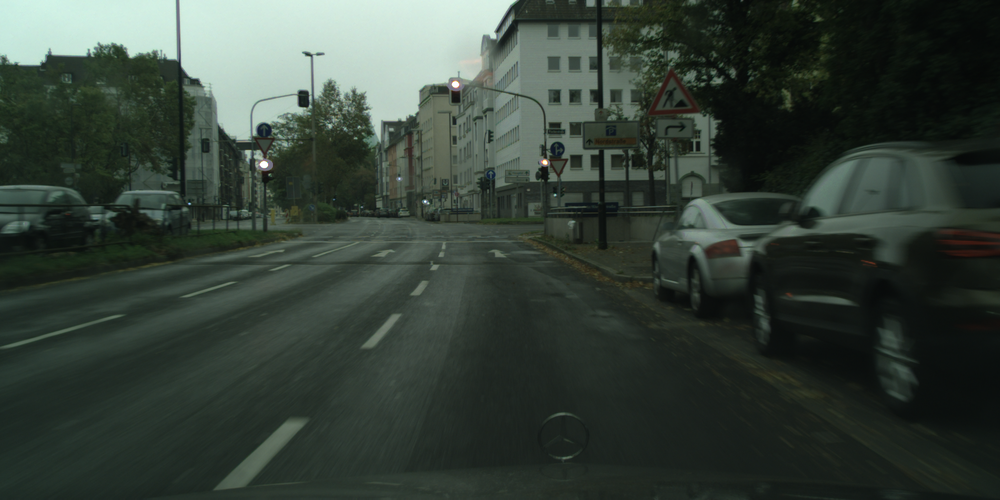
#> input picture data/integration/dusseldorf_000049_000024_leftImg8bit.png, 1000 x 500 px, shrunk from 2048 x 1024 before the run; its folder holds only this picture in this run
$ python run_attention.py --image ../data/integration/dusseldorf_000049_000024_leftImg8bit.png --dir ../data/integration
#> lines starting #> are read from the running program, lines starting #| are printed output that depends on the picture
"""Elementary imports: """
import os
import json
import glob
import argparse

"""numpy/scipy imports:"""
import numpy as np
from scipy import signal as sg
import scipy.ndimage as ndimage
from scipy.ndimage.filters import minimum_filter

"""PIL imports:"""
from PIL import Image

"""matplotlib imports:"""
import matplotlib.pyplot as plt


def find_tfl_lights(c_image: np.ndarray, **kwargs):
    """
    Detect candidates for TFL lights. Use c_image, kwargs and you imagination to implement
    :param c_image: The image itself as np.uint8, shape of (H, W, 3)
    :param kwargs: Whatever config you want to pass in here
    :return: 4-tuple of x_red, y_red, x_green, y_green
    """
    kernel = np.array([[-8, 9, 8],
                       [-20, 8, -20],
                       [-0.8, 0, 0]])
#    kernel = np.array([[-3 - 3j, 0 - 10j, +3 - 3j],
#                       [-10 + 0j, 0 + 0j, +10 + 0j],
#                       [-3 + 3j, 0 + 10j, +3 + 3j]])  # Gx + j*Gy

    grad = sg.convolve2d(c_image, kernel, boundary='symm', mode='same')
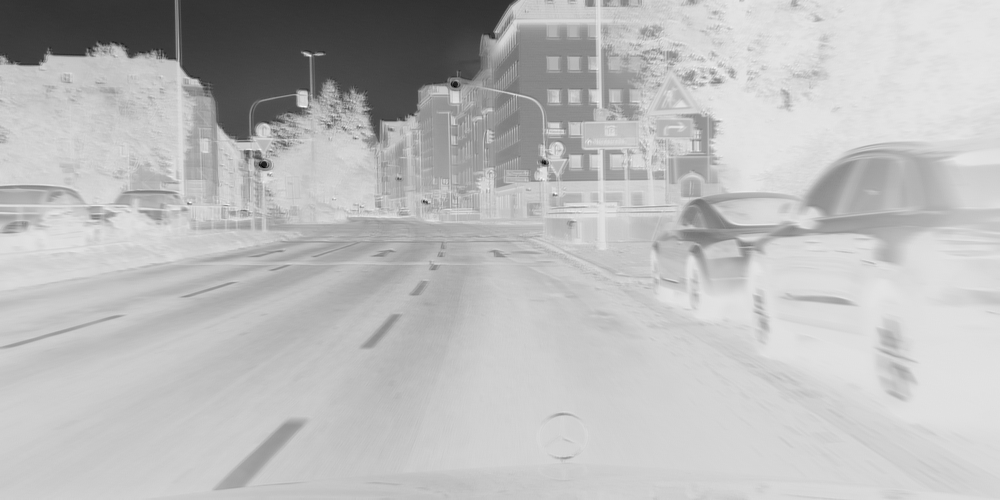
#> grad: shape (500, 1000) float64; min -7005.2, max 561.2, mean -1439.1; drawn with min black and max white
    result = minimum_filter(grad, size=20)
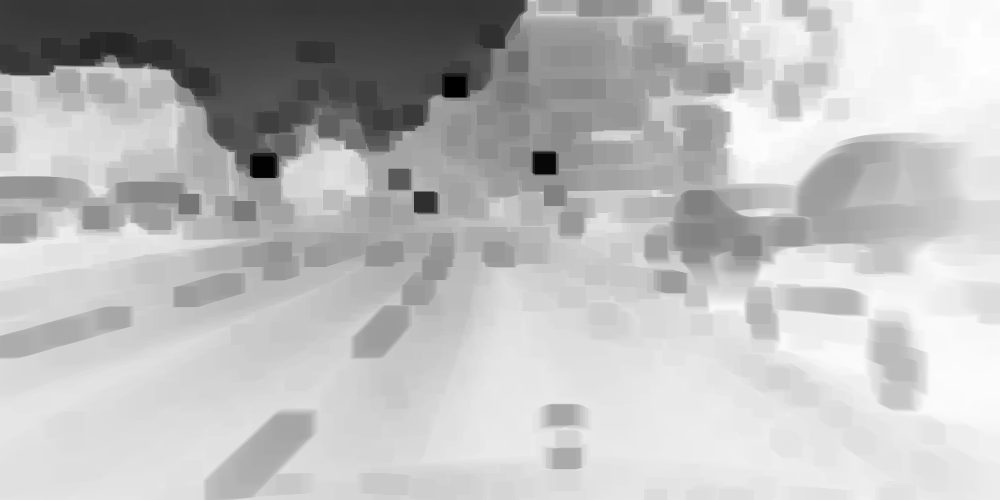
#> result: shape (500, 1000) float64; min -7005.2, max -270.8, mean -2037.4; drawn with min black and max white
    plt.imshow(result, cmap='gray')
    x = np.arange(-100, 100, 20) + c_image.shape[1]/2
    y_red = [c_image.shape[0] / 2 - 120] * len(x)
    y_green = [c_image.shape[0] / 2 - 100] * len(x)
    return x, y_red, x, y_green


def show_image_and_gt(image, objs, fig_num=None):
    plt.figure(fig_num).clf()
    plt.imshow(image)
    labels = set()
    if objs is not None:
        for o in objs:
            poly = np.array(o['polygon'])[list(np.arange(len(o['polygon']))) + [0]]
            plt.plot(poly[:, 0], poly[:, 1], 'r', label=o['label'])
            labels.add(o['label'])
        if len(labels) > 1:
            plt.legend()


def test_find_tfl_lights(image_path, json_path=None, fig_num=None):
    """
    Run the attention code
    """
    image = np.array(Image.open(image_path).convert('L'))
    if json_path is None:
        objects = None
    else:
        gt_data = json.load(open(json_path))
        what = ['traffic light']
        objects = [o for o in gt_data['objects'] if o['label'] in what]

    show_image_and_gt(image, objects, fig_num)

    red_x, red_y, green_x, green_y = find_tfl_lights(image, some_threshold=42)
#> red_x = [400, 420, 440, 460, 480, 500, 520, 540, 560, 580]; red_y = [130, 130, 130, 130, 130, 130, 130, 130, 130, 130]; green_x = [400, 420, 440, 460, 480, 500, 520, 540, 560, 580]; green_y = [150, 150, 150, 150, 150, 150, 150, 150, 150, 150]
    plt.plot(red_x, red_y, 'ro', color='r', markersize=4)
    plt.plot(green_x, green_y, 'ro', color='g', markersize=4)


def main(argv=None):
    """It's nice to have a standalone tester for the algorithm.
    Consider looping over some images from here, so you can manually exmine the results
    Keep this functionality even after you have all system running, because you sometime want to debug/improve a module
    :param argv: In case you want to programmatically run this"""
    parser = argparse.ArgumentParser("Test TFL attention mechanism")
    parser.add_argument('-i', '--image', type=str, help='Path to an image')
    parser.add_argument("-j", "--json", type=str, help="Path to json GT for comparison")
    parser.add_argument('-d', '--dir', type=str, help='Directory to scan images in')
    args = parser.parse_args(argv)
    default_base = '../../data'
    if args.dir is None:
        args.dir = default_base
    flist = glob.glob(os.path.join(args.dir, '*_leftImg8bit.png'))
    for image in flist:
        json_fn = image.replace('_leftImg8bit.png', '_gtFine_polygons.json')
        if not os.path.exists(json_fn):
            json_fn = None
        test_find_tfl_lights(image, json_fn)
    if len(flist):
        print("You should now see some images, with the ground truth marked on them. Close all to quit.")
    else:
        print("Bad configuration?? Didn't find any picture to show")
    plt.show(block=True)
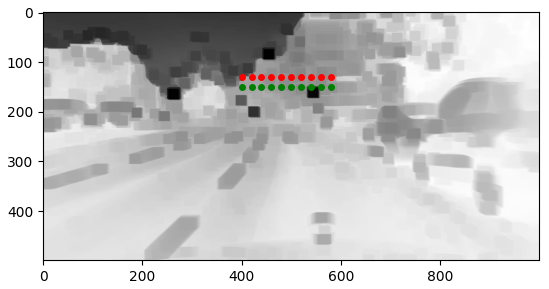
#> figure drawn by matplotlib, 1 panel


if __name__ == '__main__':
    main()

$ run again, on data/integration/dusseldorf_000049_000026_leftImg8bit.png
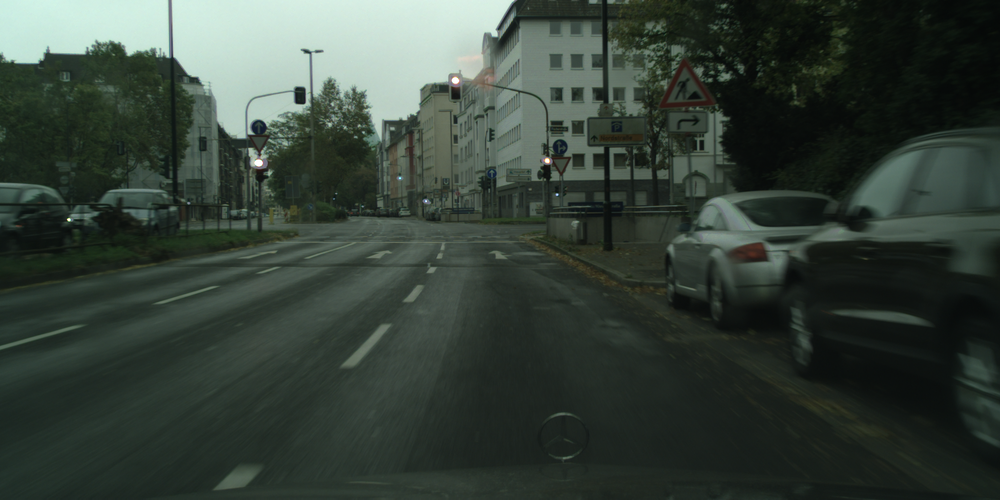
#> input picture data/integration/dusseldorf_000049_000026_leftImg8bit.png, 1000 x 500 px, shrunk from 2048 x 1024 before the run
#> in find_tfl_lights, `result = minimum_filter(grad, size=20)`:
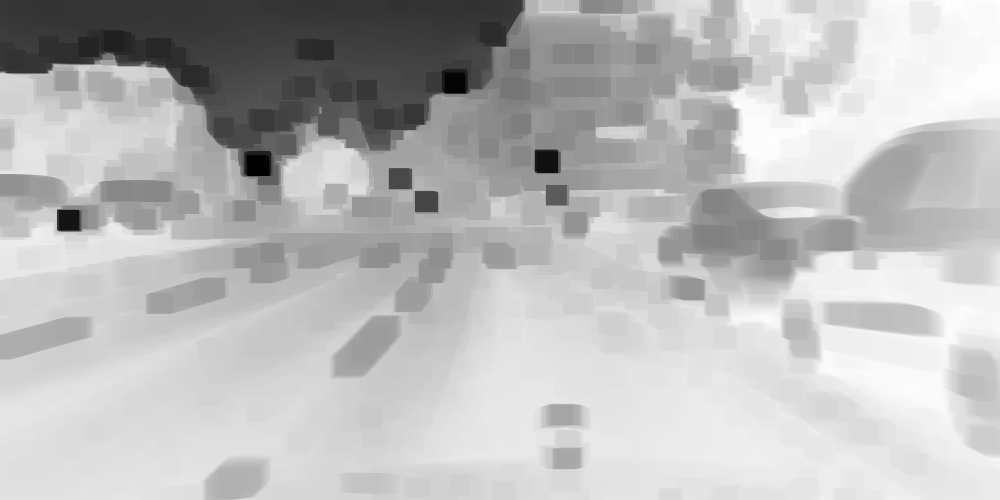
#> result: shape (500, 1000) float64; min -6899.4, max -287.8, mean -2061.5; drawn with min black and max white
#> red_x = [400, 420, 440, 460, 480, 500, 520, 540, 560, 580]; red_y = [130, 130, 130, 130, 130, 130, 130, 130, 130, 130]; green_x = [400, 420, 440, 460, 480, 500, 520, 540, 560, 580]; green_y = [150, 150, 150, 150, 150, 150, 150, 150, 150, 150]
#> in main, `plt.show(block=True)`:
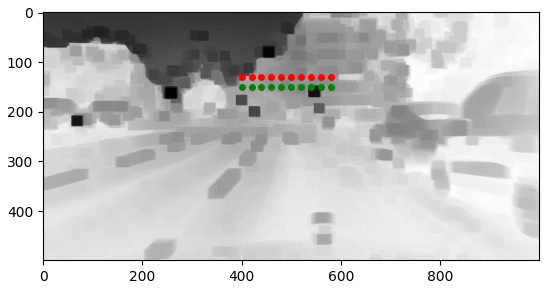
#> figure drawn by matplotlib, 1 panel
